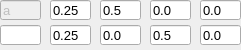
             <widget class="QWidget" name="panel18" native="true">
              <property name="geometry">
               <rect>
                <x>0</x>
                <y>392</y>
                <width>241</width>
                <height>50</height>
               </rect>
              </property>
              <property name="font">
               <font>
                <pointsize>10</pointsize>
               </font>
              </property>
              <widget class="QLineEdit" name="lineEdittype08">
               <property name="enabled">
                <bool>false</bool>
               </property>
               <property name="geometry">
                <rect>
                 <x>0</x>
                 <y>0</y>
                 <width>41</width>
                 <height>20</height>
                </rect>
               </property>
               <property name="font">
                <font>
                 <pointsize>10</pointsize>
                </font>
               </property>
               <property name="text">
                <string>a</string>
               </property>
              </widget>
              <widget class="QLineEdit" name="lineEditparam081">
               <property name="geometry">
                <rect>
                 <x>50</x>
                 <y>0</y>
                 <width>41</width>
                 <height>20</height>
                </rect>
               </property>
               <property name="font">
                <font>
                 <pointsize>10</pointsize>
                </font>
               </property>
               <property name="text">
                <string>0.25</string>
               </property>
              </widget>
              <widget class="QLineEdit" name="lineEditparam082">
               <property name="geometry">
                <rect>
                 <x>100</x>
                 <y>0</y>
                 <width>41</width>
                 <height>20</height>
                </rect>
               </property>
               <property name="font">
                <font>
                 <pointsize>10</pointsize>
                </font>
               </property>
               <property name="text">
                <string>0.5</string>
               </property>
              </widget>
              <widget class="QLineEdit" name="lineEditparam083">
               <property name="geometry">
                <rect>
                 <x>150</x>
                 <y>0</y>
                 <width>41</width>
                 <height>20</height>
                </rect>
               </property>
               <property name="font">
                <font>
                 <pointsize>10</pointsize>
                </font>
               </property>
               <property name="text">
                <string>0.0</string>
               </property>
              </widget>
              <widget class="QLineEdit" name="lineEditparam084">
               <property name="geometry">
                <rect>
                 <x>200</x>
                 <y>0</y>
                 <width>41</width>
                 <height>20</height>
                </rect>
               </property>
               <property name="font">
                <font>
                 <pointsize>10</pointsize>
                </font>
               </property>
               <property name="text">
                <string>0.0</string>
               </property>
              </widget>
              <widget class="QLineEdit" name="lineEditparam088">
               <property name="geometry">
                <rect>
                 <x>150</x>
                 <y>25</y>
                 <width>41</width>
                 <height>20</height>
                </rect>
               </property>
               <property name="font">
                <font>
                 <pointsize>10</pointsize>
                </font>
               </property>
               <property name="text">
                <string>0.5</string>
               </property>
              </widget>
              <widget class="QLineEdit" name="lineEditparam086">
               <property name="geometry">
                <rect>
                 <x>50</x>
                 <y>25</y>
                 <width>41</width>
                 <height>20</height>
                </rect>
               </property>
               <property name="font">
                <font>
                 <pointsize>10</pointsize>
                </font>
               </property>
               <property name="text">
                <string>0.25</string>
               </property>
              </widget>
              <widget class="QLineEdit" name="lineEditparam087">
               <property name="geometry">
                <rect>
                 <x>100</x>
                 <y>25</y>
                 <width>41</width>
                 <height>20</height>
                </rect>
               </property>
               <property name="font">
                <font>
                 <pointsize>10</pointsize>
                </font>
               </property>
               <property name="text">
                <string>0.0</string>
               </property>
              </widget>
              <widget class="QLineEdit" name="lineEditparam085">
               <property name="geometry">
                <rect>
                 <x>0</x>
                 <y>25</y>
                 <width>41</width>
                 <height>20</height>
                </rect>
               </property>
               <property name="font">
                <font>
                 <pointsize>10</pointsize>
                </font>
               </property>
               <property name="text">
                <string/>
               </property>
              </widget>
              <widget class="QLineEdit" name="lineEditparam089">
               <property name="geometry">
                <rect>
                 <x>200</x>
                 <y>25</y>
                 <width>41</width>
                 <height>20</height>
                </rect>
               </property>
               <property name="font">
                <font>
                 <pointsize>10</pointsize>
                </font>
               </property>
               <property name="text">
                <string>0.0</string>
               </property>
              </widget>
             </widget>
